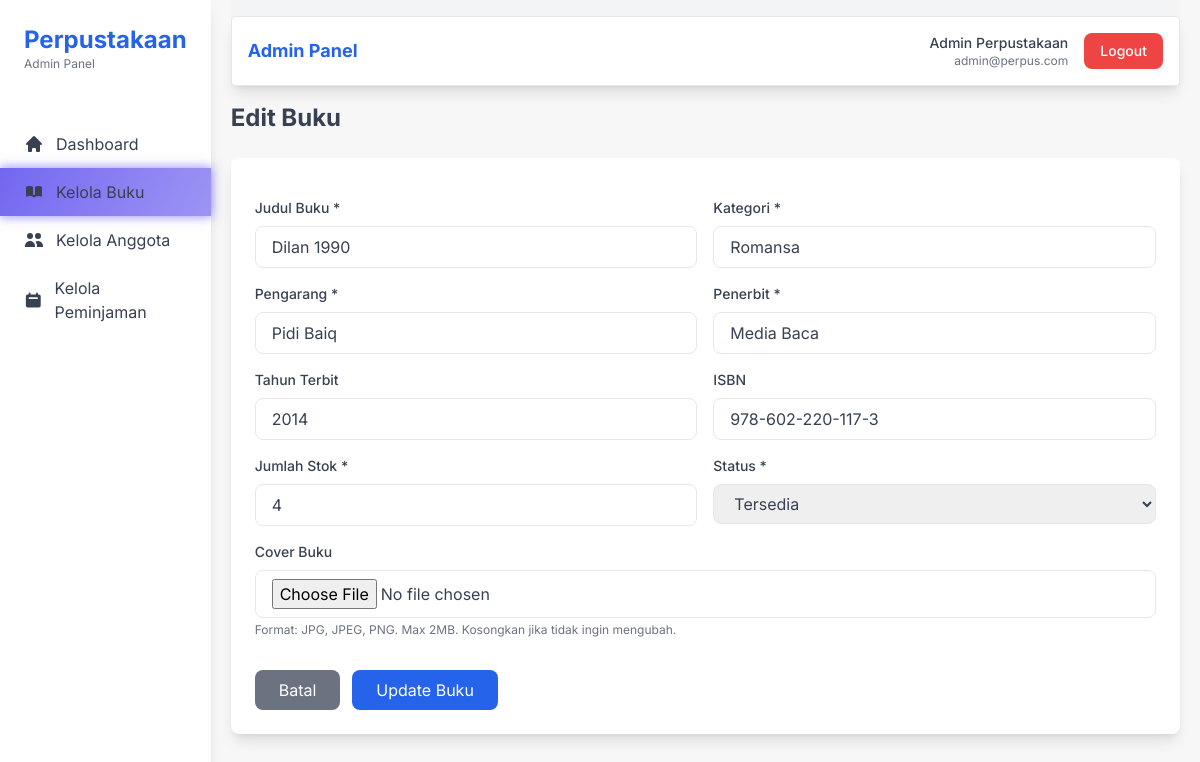
The page /admin/kelola-buku-edit.php?id=4 (signed in) on the database its author committed.
### tables this page shows
CREATE TABLE `books` (
  `id` int(11) NOT NULL AUTO_INCREMENT,
  `judul` varchar(255) NOT NULL,
  `kategori` varchar(255) NOT NULL,
  `pengarang` varchar(255) NOT NULL,
  `penerbit` varchar(255) NOT NULL,
  `tahun_terbit` year DEFAULT NULL,
  `isbn` varchar(50) DEFAULT NULL,
  `jumlah_stok` int(11) NOT NULL DEFAULT 1,
  `status` enum('Tersedia','Dipinjam','Tidak Tersedia') NOT NULL DEFAULT 'Tersedia',
  `cover` varchar(255) DEFAULT 'default-cover.jpg',
  PRIMARY KEY (`id`)
);

### admin/kelola-buku-edit.php (the view, shortened to what this page needs)
<?php
require_once __DIR__ . '/../db-config.php';
$id = $_GET['id'] ?? 0;
$sql = "SELECT * FROM books WHERE id = ?";
$stmt = $connection->prepare($sql);
$stmt->execute([$id]);
$book = $stmt->fetch();
require_once __DIR__ . '/layout/top.php';
?>
<section>
  <div class="flex items-center mt-4">
    <h1 class="text-2xl font-bold">Edit Buku</h1>
  </div>
</section>
<div class="bg-white rounded-lg p-6 my-6 shadow-lg">
  <form method="POST" action="../logic/admin/buku-edit.php" enctype="multipart/form-data" class="space-y-4">
    <div class="grid grid-cols-1 md:grid-cols-2 gap-4">
      <div>
        <label class="block text-sm font-medium mb-2">Judul Buku *</label>
        <input type="text" name="judul" required value="<?= htmlspecialchars($book['judul']) ?>"
          class="w-full px-4 py-2 border rounded-lg focus:outline-none focus:ring-2 focus:ring-blue-500">
      </div>
      <div>
        <label class="block text-sm font-medium mb-2">Kategori *</label>
        <input type="text" name="kategori" required value="<?= htmlspecialchars($book['kategori']) ?>"
          class="w-full px-4 py-2 border rounded-lg focus:outline-none focus:ring-2 focus:ring-blue-500">
      </div>
      <div>
        <label class="block text-sm font-medium mb-2">Pengarang *</label>
        <input type="text" name="pengarang" required value="<?= htmlspecialchars($book['pengarang']) ?>"
          class="w-full px-4 py-2 border rounded-lg focus:outline-none focus:ring-2 focus:ring-blue-500">
      </div>
      <div>
        <label class="block text-sm font-medium mb-2">Penerbit *</label>
        <input type="text" name="penerbit" required value="<?= htmlspecialchars($book['penerbit']) ?>"
          class="w-full px-4 py-2 border rounded-lg focus:outline-none focus:ring-2 focus:ring-blue-500">
      </div>
      <div>
        <label class="block text-sm font-medium mb-2">Tahun Terbit</label>
        <input type="number" name="tahun_terbit" value="<?= $book['tahun_terbit'] ?>"
          class="w-full px-4 py-2 border rounded-lg focus:outline-none focus:ring-2 focus:ring-blue-500">
      </div>
      <div>
        <label class="block text-sm font-medium mb-2">ISBN</label>
        <input type="text" name="isbn" value="<?= htmlspecialchars($book['isbn']) ?>"
          class="w-full px-4 py-2 border rounded-lg focus:outline-none focus:ring-2 focus:ring-blue-500">
      </div>
      <div>
        <label class="block text-sm font-medium mb-2">Jumlah Stok *</label>
        <input type="number" name="jumlah_stok" required value="<?= $book['jumlah_stok'] ?>"
          class="w-full px-4 py-2 border rounded-lg focus:outline-none focus:ring-2 focus:ring-blue-500">
      </div>
      <div>
        <label class="block text-sm font-medium mb-2">Status *</label>
        <select name="status" required
          class="w-full px-4 py-2 border rounded-lg focus:outline-none focus:ring-2 focus:ring-blue-500">
          <option value="Tersedia" <?= $book['status'] == 'Tersedia' ? 'selected' : '' ?>>Tersedia</option>
        </select>
      </div>
      <div class="md:col-span-2">
        <label class="block text-sm font-medium mb-2">Cover Buku</label>
        <input type="file" name="cover" accept="image/jpg,image/jpeg,image/png"
          class="w-full px-4 py-2 border rounded-lg focus:outline-none focus:ring-2 focus:ring-blue-500"
          onchange="previewImage(event)">
        <p class="text-xs text-gray-500 mt-1">Format: JPG, JPEG, PNG. Max 2MB. Kosongkan jika tidak ingin mengubah.</p>
      </div>
    </div>
    <div class="flex gap-3 pt-4">
      <a href="kelola-buku.php" class="bg-gray-500 hover:bg-gray-600 text-white px-6 py-2 rounded-lg">
        Batal
      </a>
      <button type="submit" class="bg-blue-600 hover:bg-blue-700 text-white px-6 py-2 rounded-lg">
        Update Buku
      </button>
    </div>
  </form>
</div>
<?php require_once __DIR__ . '/layout/bottom.php'; ?>

### admin/layout/top.php (style rules this page uses)
body { font-family: 'Inter', sans-serif; background-color: #f7f7f7; }

### rows shown on the page
books: judul "Dilan 1990", kategori "Romansa", pengarang "Pidi Baiq", penerbit "Media Baca", tahun_terbit "2014", isbn "978-602-220-117-3", jumlah_stok "4", status "Tersedia"

### other values the page prints
$_SESSION['nama'] "Admin Perpustakaan"
$_SESSION['email'] "admin@perpus.com"
